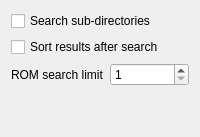
             <widget class="QWidget" name="tab_2">
              <attribute name="title">
               <string>ROM Browser</string>
              </attribute>
              <layout class="QVBoxLayout" name="verticalLayout_5">
               <item>
                <widget class="QCheckBox" name="searchSubDirectoriesCheckbox">
                 <property name="text">
                  <string>Search sub-directories</string>
                 </property>
                </widget>
               </item>
               <item>
                <widget class="QCheckBox" name="sortRomBrowserResultsCheckBox">
                 <property name="text">
                  <string>Sort results after search</string>
                 </property>
                </widget>
               </item>
               <item>
                <layout class="QHBoxLayout" name="horizontalLayout_3">
                 <item>
                  <widget class="QLabel" name="label_2">
                   <property name="text">
                    <string>ROM search limit</string>
                   </property>
                  </widget>
                 </item>
                 <item>
                  <widget class="QSpinBox" name="romSearchLimitSpinBox">
                   <property name="minimum">
                    <number>1</number>
                   </property>
                   <property name="maximum">
                    <number>9999</number>
                   </property>
                  </widget>
                 </item>
                </layout>
               </item>
               <item>
                <spacer name="verticalSpacer_5">
                 <property name="orientation">
                  <enum>Qt::Orientation::Vertical</enum>
                 </property>
                 <property name="sizeHint" stdset="0">
                  <size>
                   <width>20</width>
                   <height>40</height>
                  </size>
                 </property>
                </spacer>
               </item>
              </layout>
             </widget>
